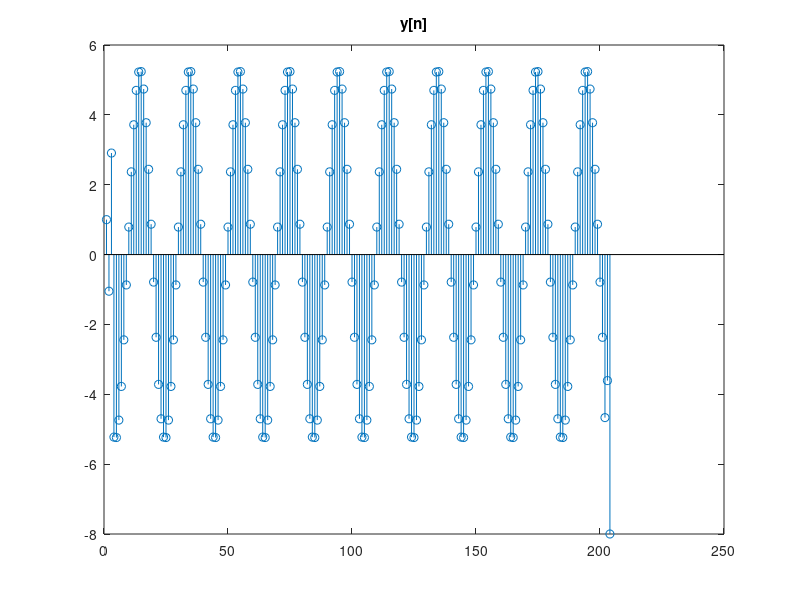

The MATLAB script that drew this image:
nx = 0:200;
x = cos(0.1*pi*nx);
nh =0:3;
h=power(-2,nh);
m=length(x);
n=length(h);
v1=[x,zeros(1,n)];
v2=[h,zeros(1,m)];
for i=1:n+m-1
    y(i)=0;
    for j=1:m
        if(i-j+1>0)
            y(i)=y(i)+v1(j)*v2(i-j+1);
        else
        end
    end
end
stem(y);
title('y[n]');